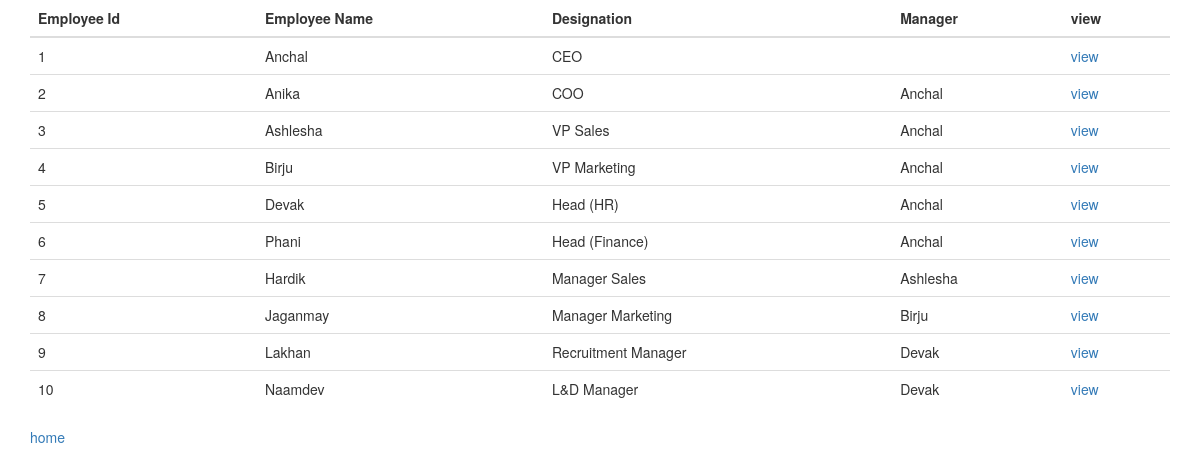
The page /table/ (signed in) on the database its author committed.
### hrlogin/models.py (models this page shows, shortened)
class Employee(models.Model):
	name = models.CharField(max_length=120)
	designation = models.CharField(max_length=120)
	manager = models.CharField(max_length=120,blank=True)
	parent = models.ForeignKey('self',blank=True,null=True,on_delete=models.CASCADE,related_name='children')
	class Meta:
		ordering = ["id"]

### hrlogin/views.py (the view)
# urls.py: url(r'^table/$',table,name="table"),
def table(request):
	if not request.user.is_staff or not request.user.is_superuser:
		raise Http404
	queryset = Employee.objects.all()
	context = {
		"queryset":queryset,
	}
	return render(request,"table.html",context)

### templates/table.html (shortened to what this page needs)
{% extends 'base.html' %}
{% block content %}
	<div class="table-responsive">
		<table class="table">
			<thead>
      			<tr>
        			<th>Employee Id</th>
        			<th>Employee Name</th>
        			<th>Designation</th>
        			<th>Manager</th>
        			<th>view</th>
      			</tr>
    		</thead>
    		<tbody>
    			{% for query in queryset %}
      				<tr>
        				<td>{{ query.id }}</td>
        				<td>{{ query.name }}</td>
        				<td>{{ query.designation }}</td>
        				<td>{{ query.manager }}</td>
        				<td><a href="{% url 'view' id=query.id %}">view</a></td>
      				</tr>
      			{% endfor %}
    		</tbody>
		</table>
	</div>
	<div>
		<a href="{% url 'home' %}">home</a>
	</div>
{% endblock %}

### templates/base.html (shortened to what this page needs)
<!DOCTYPE html>
<html>
<head>
	<link rel="stylesheet" href="https://maxcdn.bootstrapcdn.com/bootstrap/3.3.7/css/bootstrap.min.css">
</head>
<body>
	<div class="container">
		{% block content %} {% endblock %}
	</div>
</body>
</html>

### rows shown on the page
Employee: id "1", name "Anchal", designation "CEO"
Employee: id "2", name "Anika", designation "COO", manager "Anchal"
Employee: id "3", name "Ashlesha", designation "VP Sales", manager "Anchal"
Employee: id "4", name "Birju", designation "VP Marketing", manager "Anchal"
Employee: id "5", name "Devak", designation "Head (HR)", manager "Anchal"
Employee: id "6", name "Phani", designation "Head (Finance)", manager "Anchal"
Employee: id "7", name "Hardik", designation "Manager Sales", manager "Ashlesha"
Employee: id "8", name "Jaganmay", designation "Manager Marketing", manager "Birju"
Employee: id "9", name "Lakhan", designation "Recruitment Manager", manager "Devak"
Employee: id "10", name "Naamdev", designation "L&D Manager", manager "Devak"
